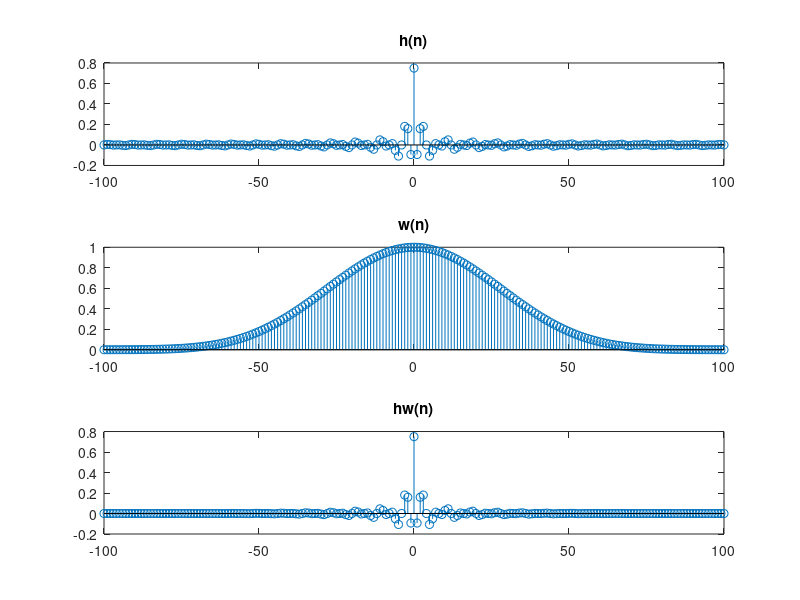
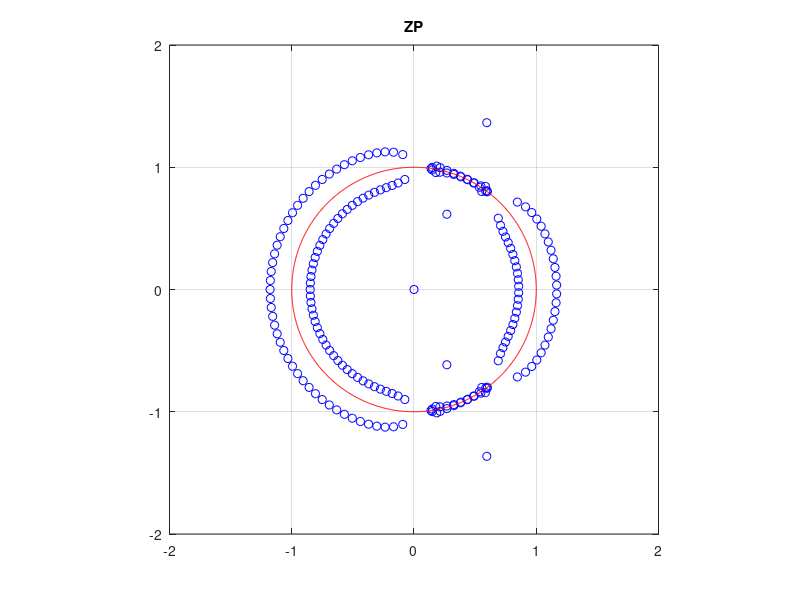
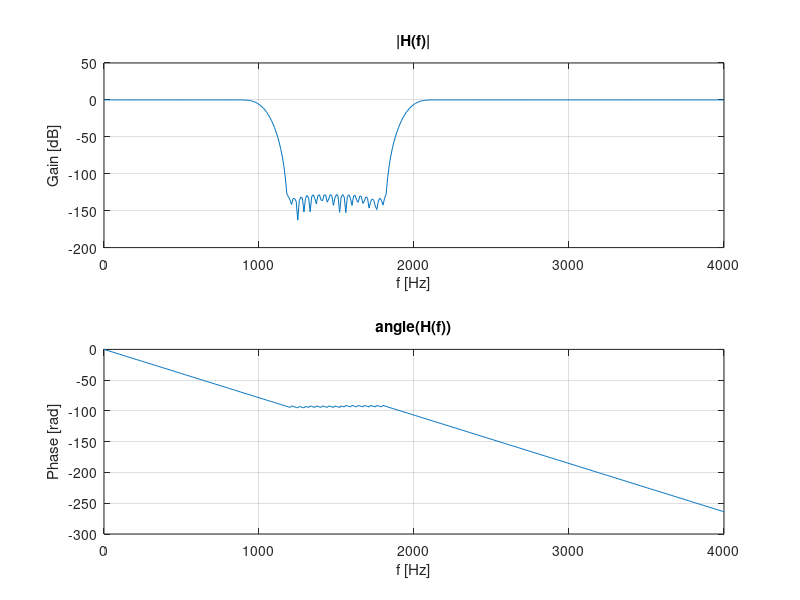
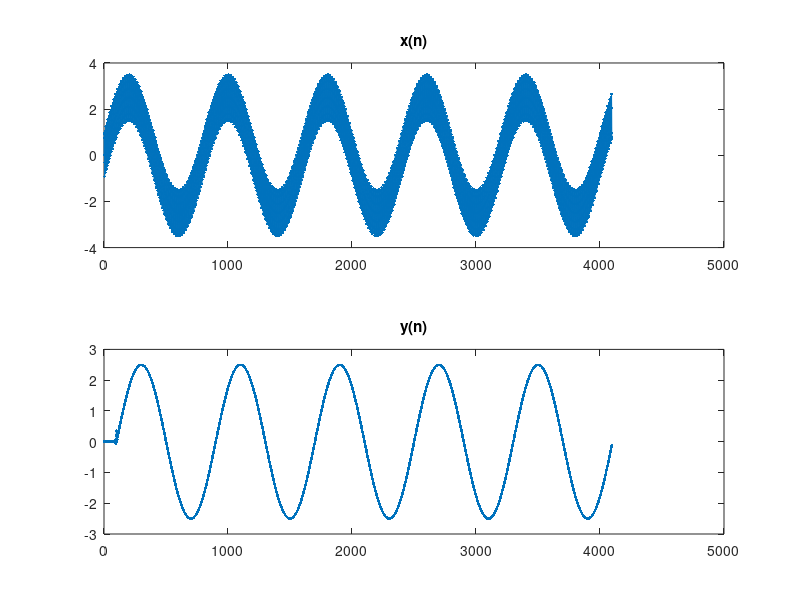

Recreate these plots in MATLAB, in order.

% Filtry cyfrowe FIR

clear all; close all;

fpr = 8000;

% Projekt wag bk
  
  f0 = 1000;
  f1 = 1000;
  f2 = 2000;


  figure;

  M = 100; N = 2*M+1;
  n = -M : 1:  M;

  h_ALL = zeros(1,N); h_ALL(M+1)=1;

  h_LP = sin(2*pi*f0/fpr*n) ./ (pi*n); h_LP(M+1) = 2*f0/fpr;
  h_HP = h_ALL - h_LP;
  h_BP = sin(2*pi*f2/fpr*n) ./ (pi*n) - sin(2*pi*f1/fpr*n) ./ (pi*n); h_BP(M+1) = 2*f2/fpr - 2*f1/fpr;
  h_BS = h_ALL - h_BP;
  h = h_BS;
  subplot(311); stem(n,h); title('h(n)');
  
  w1 = boxcar(N).';
  w2 = kaiser(N,10).';
  w3 = chebwin(N,120).';
  w = w3;
  subplot(312); stem(n,w); title('w(n)');

  h = h .* w;
  subplot(313); stem(n,h); title('hw(n)'); pause

  b = h;

% Zera i bieguny - położenie

z = roots(b);

alf= 0 : pi/500 : 2*pi; c=cos(alf); s=sin(alf);
figure;
plot(real(z),imag(z),'bo',c,s,'r-'); grid;
axis([-2,2,-2,2]); axis square; title('ZP'); pause

% H(f)

f = 0 : 10 : fpr/2;
z = exp(-j*2*pi*f/fpr);
H = polyval(b,z);

figure;
subplot(211); plot( f, 20*log10(abs(H)) ); grid; xlabel('f [Hz]'); ylabel('Gain [dB]');   title('|H(f)|');
subplot(212); plot( f, unwrap(angle(H)) ); grid; xlabel('f [Hz]'); ylabel('Phase [rad]'); title('angle(H(f))');
pause

% Test

if(1)
   Nx = 2^12;
   dt = 1/fpr; t = dt*(0:Nx-1);
   x = 2.5*sin(2*pi*10*t) + sin(2*pi*1500*t);
else
   [x,fpr] = audioread('speech8000.wav');
   Nx = length(x);
end

b = b(end:-1:1),
%a = a(end:-1:1),
%pause

M = length(b); bx = zeros(1,M);
for n = 1 : Nx
    bx = [ x(n), bx(1:M-1)];
    y(n) = sum( bx .* b); 
end

figure
subplot(211); plot(x,'.-'); title('x(n)');
subplot(212); plot(y,'.-'); title('y(n)');
pause

x = x(Nx/2+1:Nx);
y = y(Nx/2+1:Nx);
Nx = Nx/2;
k = 1:Nx/2+1;
f = fpr/Nx * (0:Nx-1);
X = 2*fft(x)/Nx;
Y = 2*fft(y)/Nx;

figure
subplot(211); plot(f(k),20*log10(abs(X(k))), '.-'); title('|X(f)| [dB]');
subplot(212); plot(f(k),20*log10(abs(Y(k))), '.-'); title('|Y(f)| [dB]');
pause



